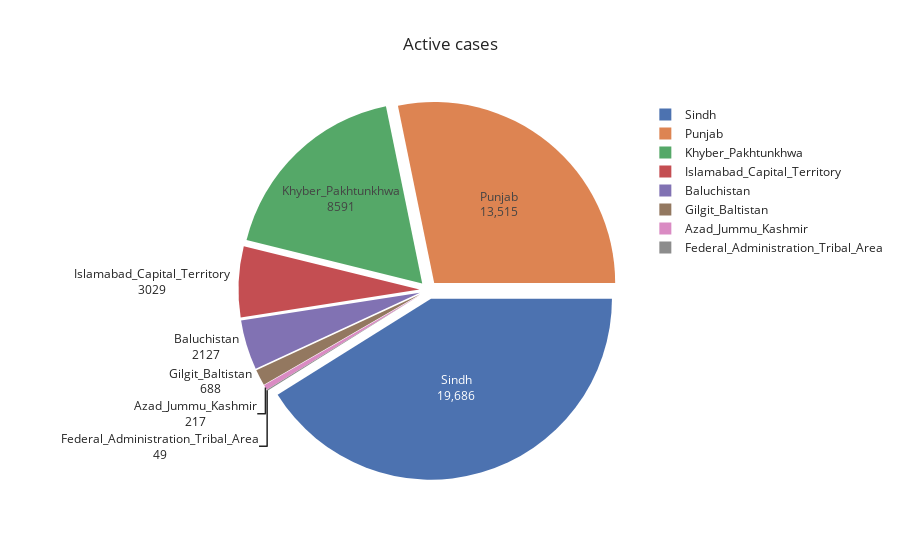

The code cell stored with this chart in its notebook:
### Markdown cell above
### *Graphical visualization

### Code cell
fig = px.pie(CVD,
             values="Active_cases",
             names="Province",
             title="Active cases",
             template="seaborn")
fig.update_traces(rotation=90, pull=0.05, textinfo='value+label')
fig.show()

### Figure 1 — Plotly figure (JSON) as saved in the notebook; plotly's stock layout.template omitted (floating-point values rounded to 4 significant figures; data arrays with more than 128 entries replaced by an {"elided": "..."} marker saying what was removed)
{"data": [{"domain": {"x": [0, 1], "y": [0, 1]}, "hovertemplate": "Province=%{label}<br>Active_cases=%{value}<extra></extra>", "labels": {"elided": "2354 str values"}, "legendgroup": "", "name": "", "pull": 0.05, "rotation": 90, "showlegend": true, "textinfo": "value+label", "type": "pie", "values": {"elided": "2354 int values"}}], "layout": {"legend": {"tracegroupgap": 0}, "title": {"text": "Active cases"}}}
